Frame 1 (no input): blank canvas, image omitted
Frame 60 (no input): blank canvas, image omitted
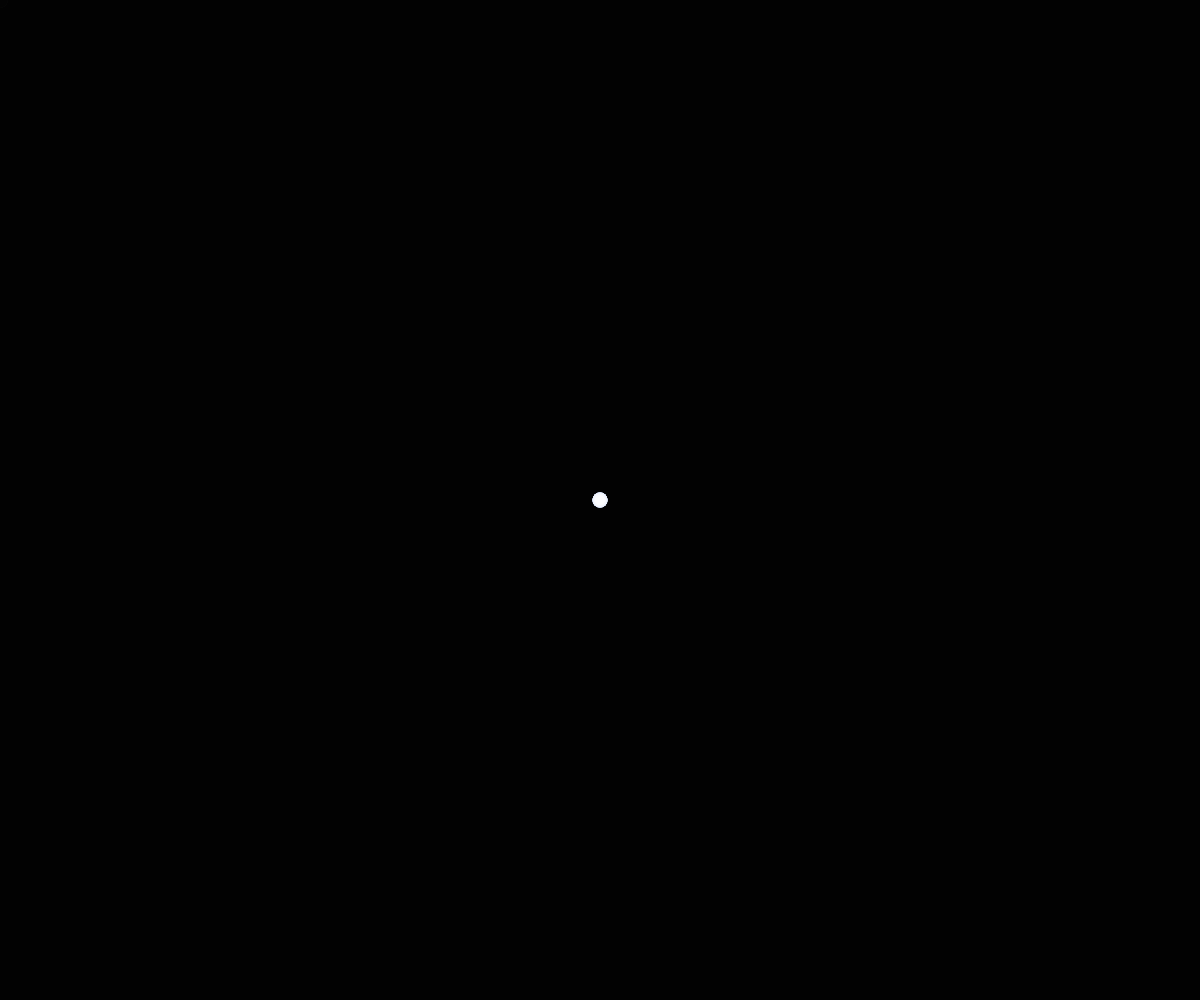
Frame 120 (the mouse pressed at the canvas centre since frame 60)

The p5.js sketch whose frames 1 and 60 were blank and that drew this single picture after the mouse press (run headless with seeded random() and noise() and a simulated clock; from frame 60 on, the mouse is pressed at the canvas centre):

// p5.js sketch
// ── sketch.js
let trail = [];

function setup() {
  createCanvas(windowWidth, windowHeight);
  noStroke();
  colorMode(HSB, 360, 100, 100, 255);
}

function draw() {
  background(0, 40);

  trail.push({
    x: mouseX,
    y: mouseY,
    time: frameCount,
  });

  if (trail.length > 80) {
    trail.shift();
  }

  for (let i = 0; i < trail.length; i++) {
    let t = trail[i];
    let age = frameCount - t.time;
    let size = 10 + 5 * sin(age * 0.3);
    let lerpFactor = i / trail.length;
    let hue = 220; // Blue hue
    let sat = lerp(100, 0, lerpFactor);
    let bri = lerp(80, 100, lerpFactor);
    let alpha = map(age, 0, 40, 255, 0, true);

    fill(hue, sat, bri, alpha);
    ellipse(t.x, t.y, size);
  }
}
